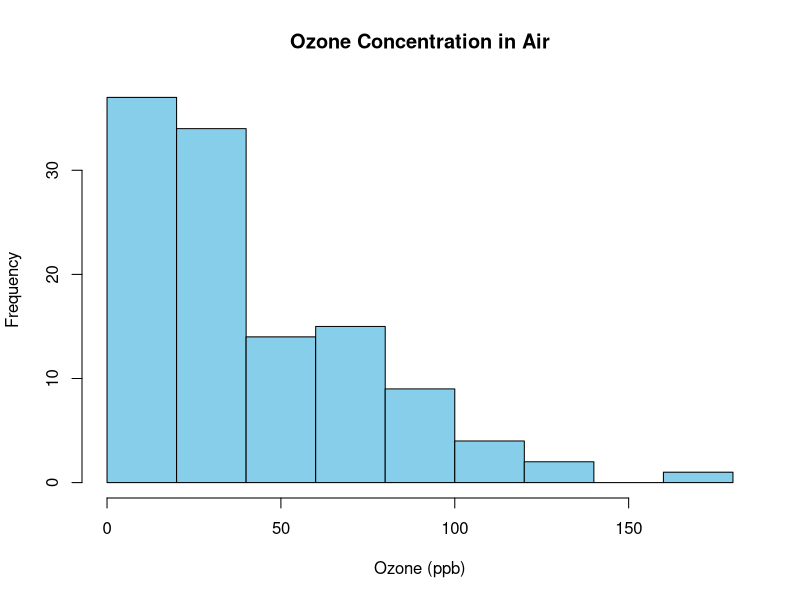
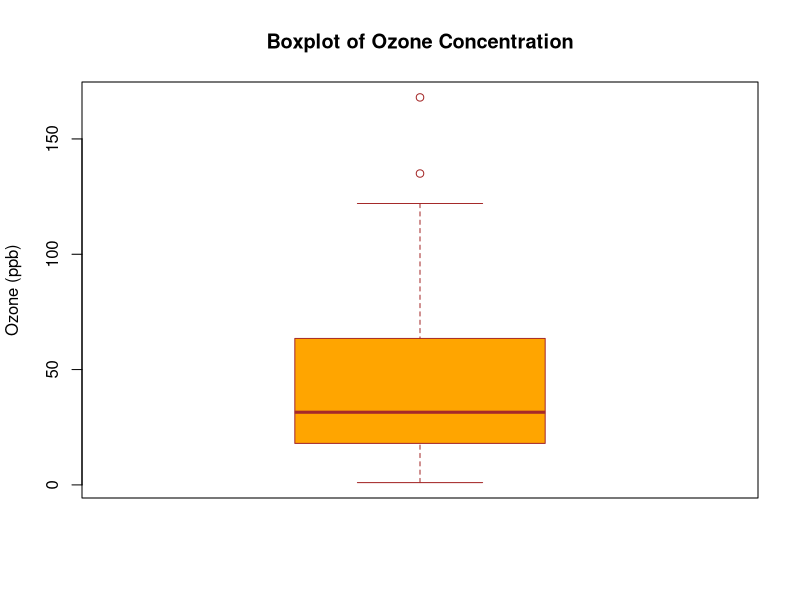
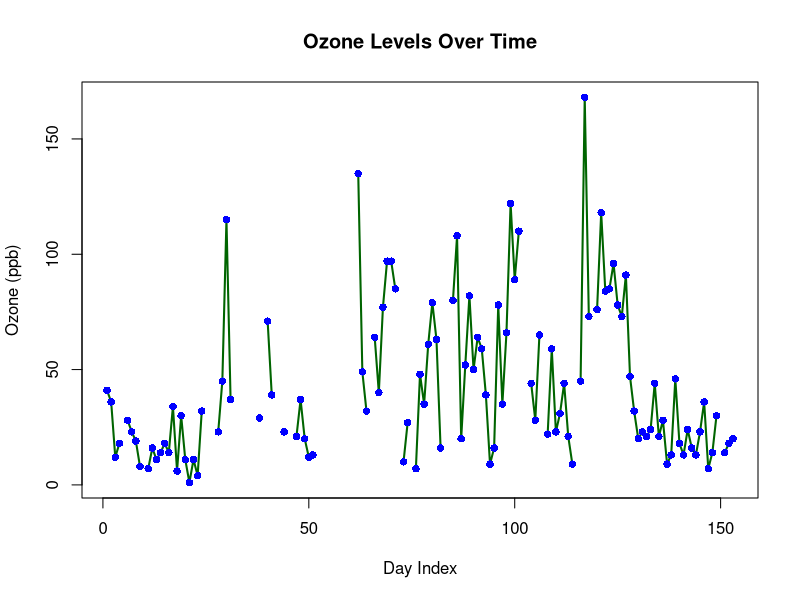

Write the R code that produced these figures, in order.
data("airquality")
head(airquality)
summary(airquality)
hist(airquality$Ozone,
 main = "Ozone Concentration in Air",
 xlab = "Ozone (ppb)",
 ylab = "Frequency",
 col = "skyblue",
 border = "black")
boxplot(airquality$Ozone,
 main = "Boxplot of Ozone Concentration",
 ylab = "Ozone (ppb)",
 col = "orange",
 border = "brown")
plot(airquality$Ozone,
 type = "l",
 main = "Ozone Levels Over Time",
 xlab = "Day Index",
 ylab = "Ozone (ppb)",
 col = "darkgreen",
 lwd = 2)
points(airquality$Ozone, col = "blue", pch = 16) 
